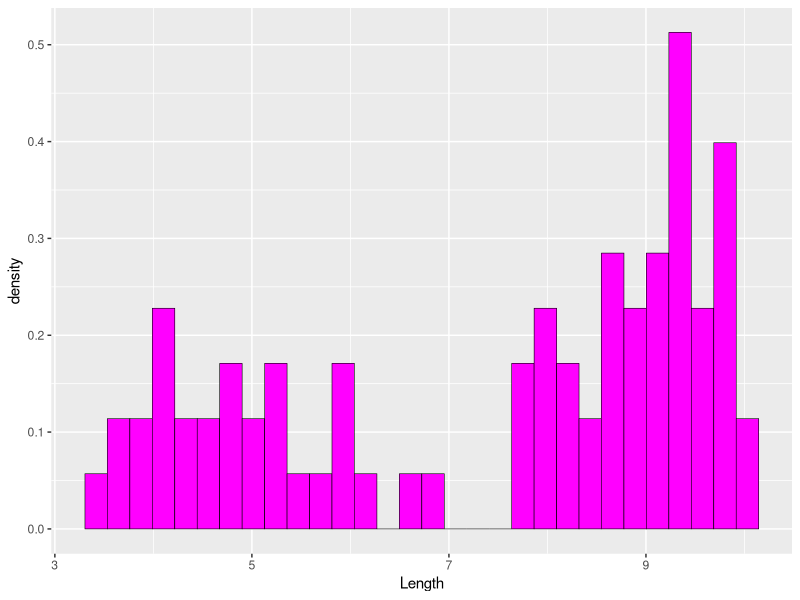
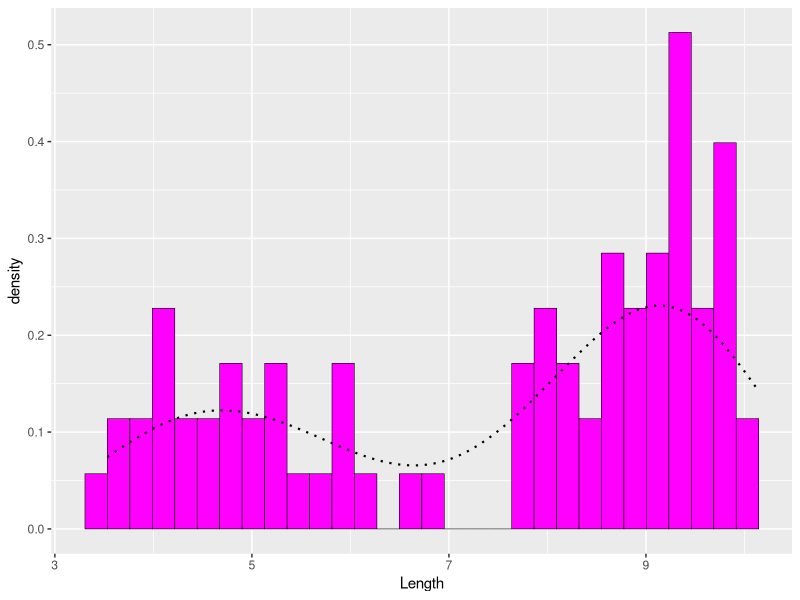
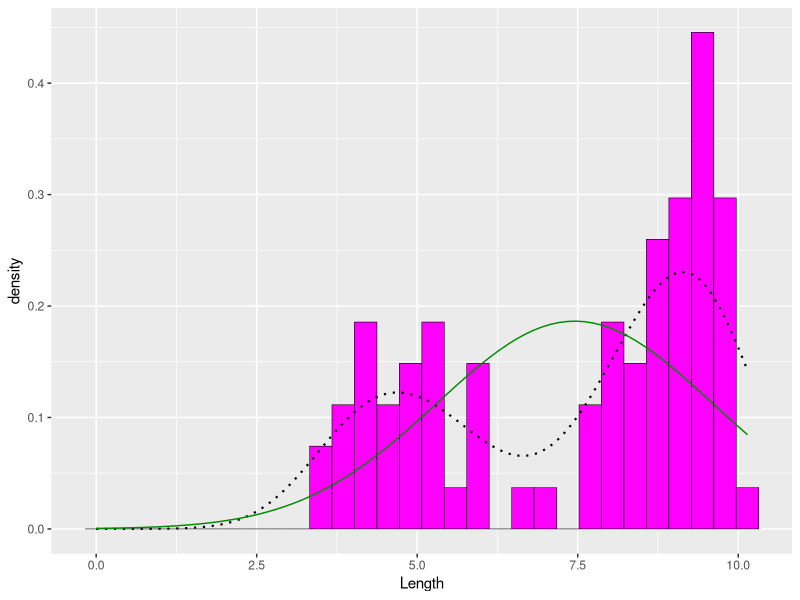
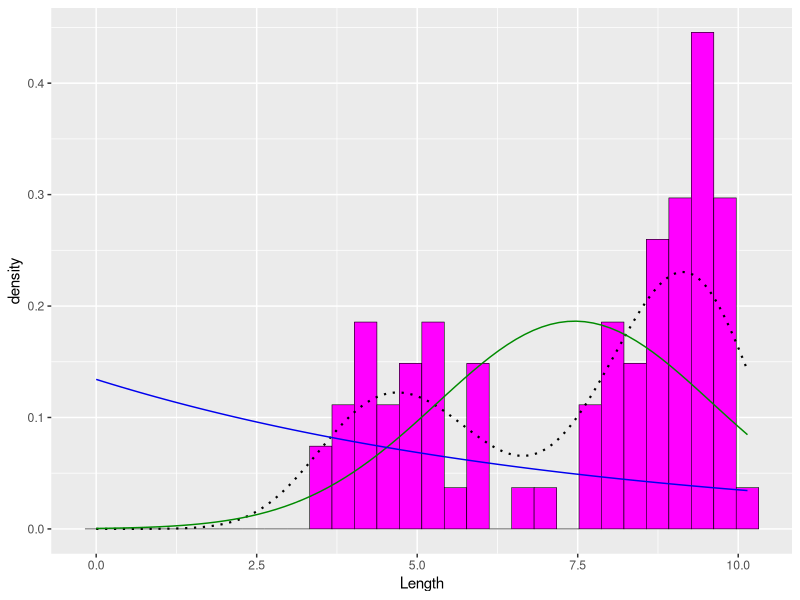
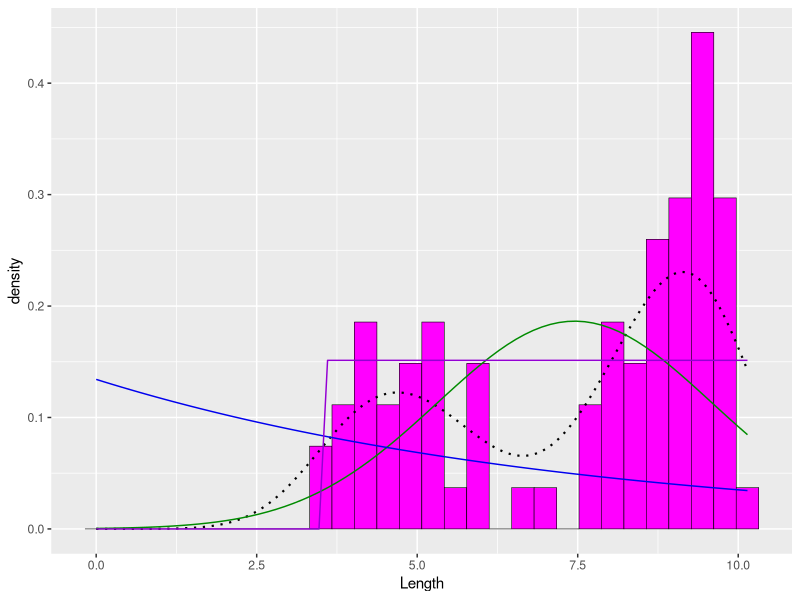
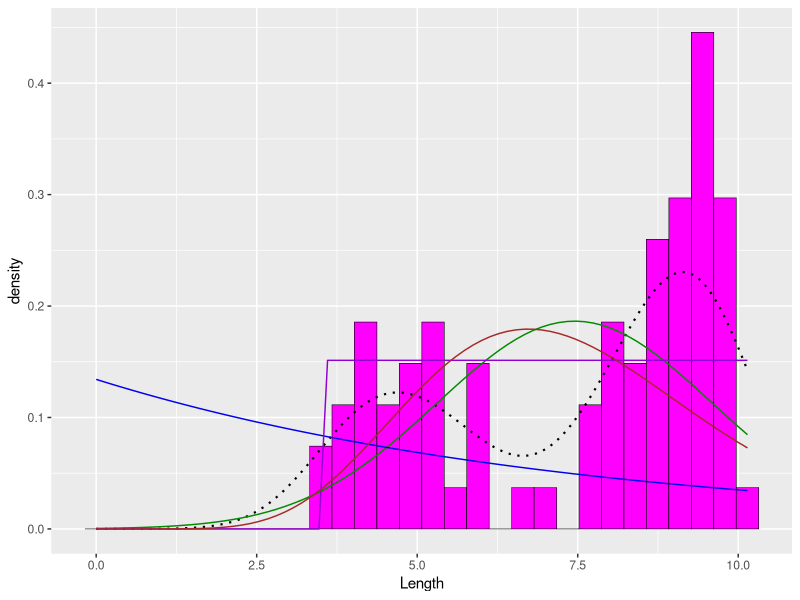
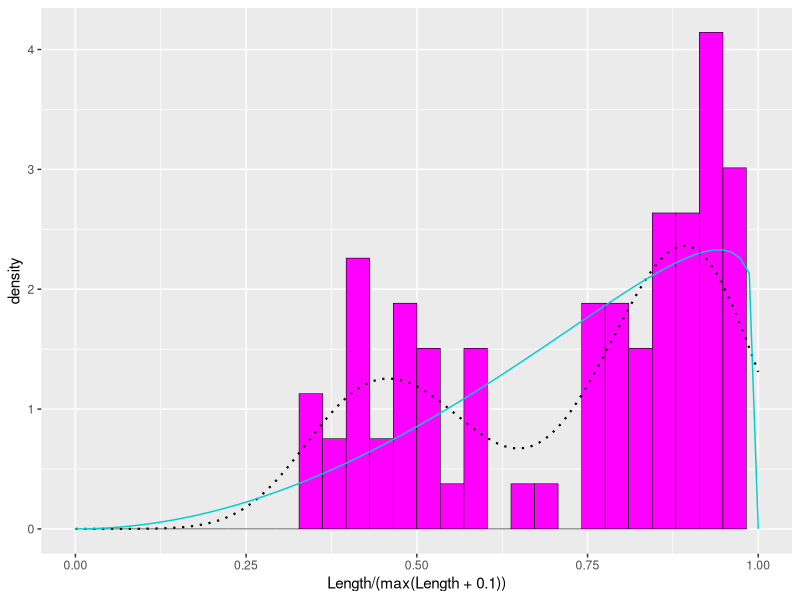
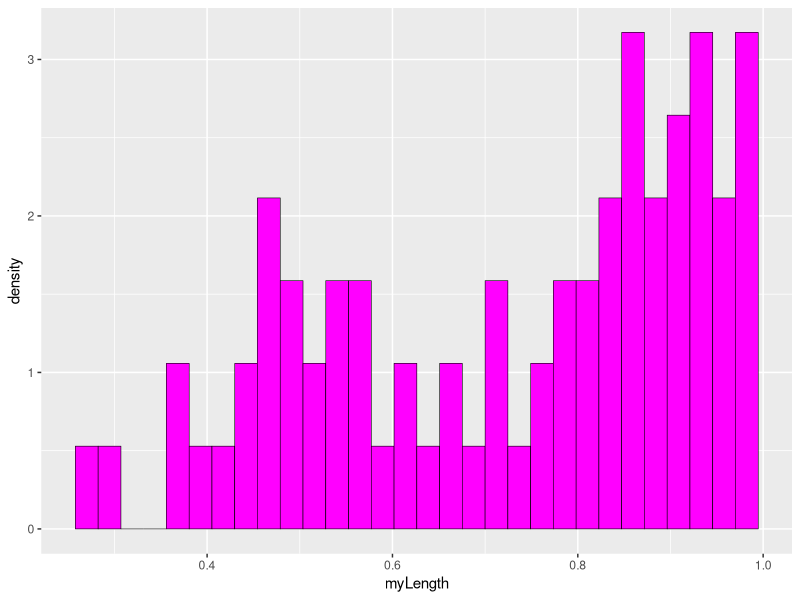

R code for these plots, in order:
## ---- chunk 1
knitr::opts_chunk$set(echo = TRUE)
knitr::opts_chunk$set(message = FALSE)
knitr::opts_chunk$set(warning = FALSE)
## ---- chunk 2
library(tidyverse)
library(ggplot2)
library(MASS)
## ---- chunk 3
z<-read.csv("SunflowerOvary.csv")
str(z)
summary(z)
## ---- chunk 4
# histogram of z and Length
p1 <- ggplot(data=z, aes(x=Length, y=..density..)) +
  geom_histogram(color="black",fill="magenta",linewidth=0.2) 
# x-axis is Length values, y-axis is probability density 
print(p1)
## ---- chunk 5
p1 <-  p1 +  geom_density(linetype="dotted",size=0.75)
print(p1)
## ---- chunk 6
normPars <- fitdistr(z$Length,"normal")
print(normPars)
str(normPars)
normPars$estimate["mean"]
## ---- chunk 7
meanML <- normPars$estimate["mean"]# maximum likelihood for normal probability
sdML <- normPars$estimate["sd"] 

xval <- seq(0,max(z$Length),len=length(z$Length))
# the x values are sequenced from the beginning of the data frame to the end of the data frame. length of one column.
 stat <- stat_function(aes(x = xval, y = ..y..), fun = dnorm, colour="green4", n = length(z$Length), args = list(mean = meanML, sd = sdML))
 p1 + stat
 # using the maximum likelihood estimators to draw another curve of the normal distribution
## ---- chunk 8
expoPars <- fitdistr(z$Length,"exponential")
rateML <- expoPars$estimate["rate"] #maximum likelihood for exponential probability

stat2 <- stat_function(aes(x = xval, y = ..y..), fun = dexp, colour="blue2", n = length(z$Length), args = list(rate=rateML))
 p1 + stat + stat2
 #continuous exponetial line that does not cross zero (always positive)
## ---- chunk 9
stat3 <- stat_function(aes(x = xval, y = ..y..), fun = dunif, colour="darkviolet", n = length(z$Length), args = list(min=min(z$Length), max=max(z$Length)))
 p1 + stat + stat2 + stat3
 # does not account for the maximum probability 
 #the line does not fit the data very well and shows teh data in not uniform 
## ---- chunk 10
gammaPars <- fitdistr(z$Length,"gamma")
shapeML <- gammaPars$estimate["shape"]
rateML <- gammaPars$estimate["rate"]

stat4 <- stat_function(aes(x = xval, y = ..y..), fun = dgamma, colour="brown", n = length(z$Length), args = list(shape=shapeML, rate=rateML))
 p1 + stat + stat2 + stat3 + stat4
 # the gamma distribution is a combination of the normal and exponential distribution because the line follows the graph more closely and is the middle values between the lines.
 #takes into account the shape and distribution of the data
## ---- chunk 11
#the beta probability to based on the successes and fails
#the values are only between 0 and 1
pSpecial <- ggplot(data=z, aes(x=Length/(max(Length + 0.1)), y=..density..)) +
  geom_histogram(color="black",fill="magenta",size=0.2) + 
  xlim(c(0,1)) +
  geom_density(size=0.75,linetype="dotted")
#ploted with a dotted line
betaPars <- fitdistr(x=z$Length/max(z$Length + 0.1),start=list(shape1=1,shape2=2),"beta")
#the success/ the maximum value from the graph
shape1ML <- betaPars$estimate["shape1"]
shape2ML <- betaPars$estimate["shape2"]
#takes the success and failures (shape1 +1 and shape2 +2)
statSpecial <- stat_function(aes(x = xval, y = ..y..), fun = dbeta, colour="cyan3", n = length(z$Length), args = list(shape1=shape1ML,shape2=shape2ML))
pSpecial + statSpecial
## ---- chunk 12
# the best fit distribution is the beta probability distibution because the line best fits the data. The graph is not normal distribution and it is not an exponential distribution. 
## ---- chunk 13
NewBeta<-rbeta(1:77, shape1ML, shape2ML, ncp=0)
d<- data.frame(1:77,NewBeta)
names(d)<-list("ID", "myLength")
str(d)
summary(d$myLength)
## ---- chunk 14
#ploted with a dotted line
betaPars <- fitdistr(x=z$Length/max(z$Length + 0.1),start=list(shape1=1,shape2=2),"beta")


p1 <- ggplot(data=d, aes(x=myLength, y=..density..)) +
  geom_histogram(color="black",fill="magenta",linewidth=0.2) 

print(p1)

betacurve <-stat_function(aes(x = xval, y = ..y..), fun = dbeta, colour="cyan3", n = length(d$myLength), args = list(shape1=shape1ML,shape2=shape2ML))

p1 + betacurve
